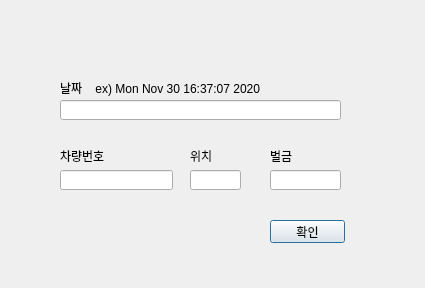
<?xml version="1.0" encoding="UTF-8"?>
<ui version="4.0">
 <class>Dialog</class>
 <widget class="QDialog" name="Dialog">
  <property name="geometry">
   <rect>
    <x>0</x>
    <y>0</y>
    <width>425</width>
    <height>288</height>
   </rect>
  </property>
  <property name="windowTitle">
   <string>Dialog</string>
  </property>
  <widget class="QLabel" name="label">
   <property name="geometry">
    <rect>
     <x>60</x>
     <y>80</y>
     <width>201</width>
     <height>16</height>
    </rect>
   </property>
   <property name="text">
    <string>날짜    ex) Mon Nov 30 16:37:07 2020</string>
   </property>
  </widget>
  <widget class="QLineEdit" name="lineEdit">
   <property name="geometry">
    <rect>
     <x>60</x>
     <y>100</y>
     <width>281</width>
     <height>20</height>
    </rect>
   </property>
  </widget>
  <widget class="QPushButton" name="pushButton">
   <property name="geometry">
    <rect>
     <x>270</x>
     <y>220</y>
     <width>75</width>
     <height>23</height>
    </rect>
   </property>
   <property name="text">
    <string>확인</string>
   </property>
  </widget>
  <widget class="QLineEdit" name="lineEdit_2">
   <property name="geometry">
    <rect>
     <x>60</x>
     <y>170</y>
     <width>113</width>
     <height>20</height>
    </rect>
   </property>
  </widget>
  <widget class="QLineEdit" name="lineEdit_3">
   <property name="geometry">
    <rect>
     <x>190</x>
     <y>170</y>
     <width>51</width>
     <height>20</height>
    </rect>
   </property>
  </widget>
  <widget class="QLineEdit" name="lineEdit_4">
   <property name="geometry">
    <rect>
     <x>270</x>
     <y>170</y>
     <width>71</width>
     <height>20</height>
    </rect>
   </property>
  </widget>
  <widget class="QLabel" name="label_2">
   <property name="geometry">
    <rect>
     <x>60</x>
     <y>150</y>
     <width>56</width>
     <height>12</height>
    </rect>
   </property>
   <property name="text">
    <string>차량번호</string>
   </property>
  </widget>
  <widget class="QLabel" name="label_3">
   <property name="geometry">
    <rect>
     <x>190</x>
     <y>150</y>
     <width>56</width>
     <height>12</height>
    </rect>
   </property>
   <property name="text">
    <string>위치</string>
   </property>
  </widget>
  <widget class="QLabel" name="label_4">
   <property name="geometry">
    <rect>
     <x>270</x>
     <y>150</y>
     <width>56</width>
     <height>12</height>
    </rect>
   </property>
   <property name="text">
    <string>벌금</string>
   </property>
  </widget>
 </widget>
 <resources/>
 <connections/>
</ui>
